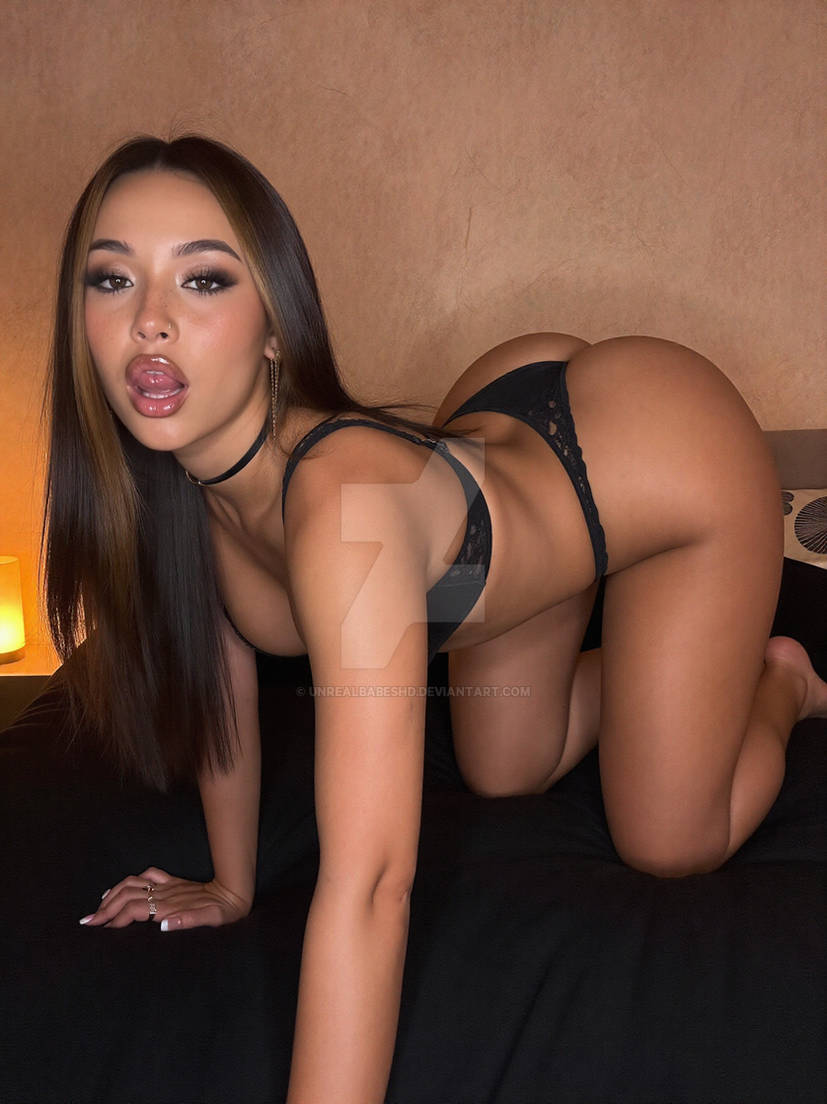
#> input picture photo.jpg, 827 x 1104 px
$ python -i detector.py   (imports and definitions only)
#> lines starting #> are read from the running program, lines starting #| are printed output that depends on the picture; after the words box and inside, x2 and y2 are one past the last pixel; in counts of white or black regions, pixels touching at a corner belong together
#> further down, picture is the input picture: shape (1104, 827, 3); mean B, G, R 60, 75.2, 109.9
"""Watermark detection.

Produces a binary mask marking the pixels that belong to a watermark so that
they can be inpainted away by :mod:`watermark_ai.remover`.

The detector is an *ensemble* of classic computer-vision techniques.  No single
heuristic is reliable on its own, so several complementary signals are combined:

* ``tophat``    - morphological top-hat / black-hat to isolate the thin, bright
                  or dark strokes that make up text / logo watermarks.
* ``periodic``  - frequency-domain analysis to catch tiled / repeated
                  watermarks (their regular spacing shows up as sharp peaks in
                  the FFT magnitude spectrum).
* ``color``     - distance to a user supplied watermark colour (e.g. the near
                  white of a typical semi-transparent logo).

All of the methods can be restricted to a region of interest (``roi``) when the
caller already knows roughly where the watermark sits, which dramatically
improves precision.
"""

from __future__ import annotations

from dataclasses import dataclass
from typing import Iterable, Optional, Sequence, Tuple

import cv2
import numpy as np


BBox = Tuple[int, int, int, int]  # (x, y, w, h)


@dataclass
class DetectionResult:
    """Result of a detection pass."""

    mask: np.ndarray            # uint8, 0 / 255, same H×W as the image
    boxes: list                 # list of (x, y, w, h) bounding boxes
    coverage: float             # fraction of the image flagged as watermark
    method: str                 # which method(s) produced the mask

    @property
    def found(self) -> bool:
        return self.coverage > 0.0


class WatermarkDetector:
    """Detects watermark pixels and returns a binary mask.

    Parameters
    ----------
    sensitivity:
        ``0.0`` – ``1.0``.  Higher values flag fainter watermarks at the cost of
        more false positives.  ``0.5`` is a sensible default.
    min_area_frac:
        Connected components smaller than this fraction of the image are
        discarded as noise.
    max_area_frac:
        Components larger than this fraction are discarded – a region that big
        is almost certainly real image content, not a watermark.
    """

    def __init__(
        self,
        sensitivity: float = 0.5,
        min_area_frac: float = 2e-4,
        max_area_frac: float = 0.6,
    ) -> None:
        self.sensitivity = float(np.clip(sensitivity, 0.0, 1.0))
        self.min_area_frac = min_area_frac
        self.max_area_frac = max_area_frac

    # ------------------------------------------------------------------ public
    def detect(
        self,
        image: np.ndarray,
        methods: Sequence[str] = ("tophat", "periodic"),
        roi: Optional[BBox] = None,
        color: Optional[Sequence[int]] = None,
    ) -> DetectionResult:
        """Run the requested detection ``methods`` and merge their masks.

        Parameters
        ----------
        image:
            BGR or BGRA image as returned by :func:`cv2.imread`.
        methods:
            Any combination of ``"tophat"``, ``"periodic"``, ``"color"``,
            ``"alpha"``.
        roi:
            Optional ``(x, y, w, h)`` region to restrict detection to.
        color:
            BGR colour used by the ``"color"`` method.
        """
#> called with methods = ('tophat', 'periodic')
        if image is None or image.size == 0:
            raise ValueError("image is empty")

        h, w = image.shape[:2]
#> h = 1104; w = 827
        gray = self._to_gray(image)

        combined = np.zeros((h, w), dtype=np.uint8)
        used: list = []

        for method in methods:
            if method == "tophat":
                m = self._detect_tophat(gray)
            elif method == "periodic":
                m = self._detect_periodic(gray)
            elif method == "color":
                if color is None:
                    continue
                m = self._detect_color(image, color)
            elif method == "alpha":
                m = self._detect_alpha(image)
            else:
                raise ValueError(f"unknown detection method: {method!r}")
            if m is not None and m.any():
                combined = cv2.bitwise_or(combined, m)
                used.append(method)
#> this loop made 2 passes
#> pass 1, in _detect_tophat, `_, mask = cv2.threshold(strokes, thresh, 255, cv2.THRESH_BINARY)`:
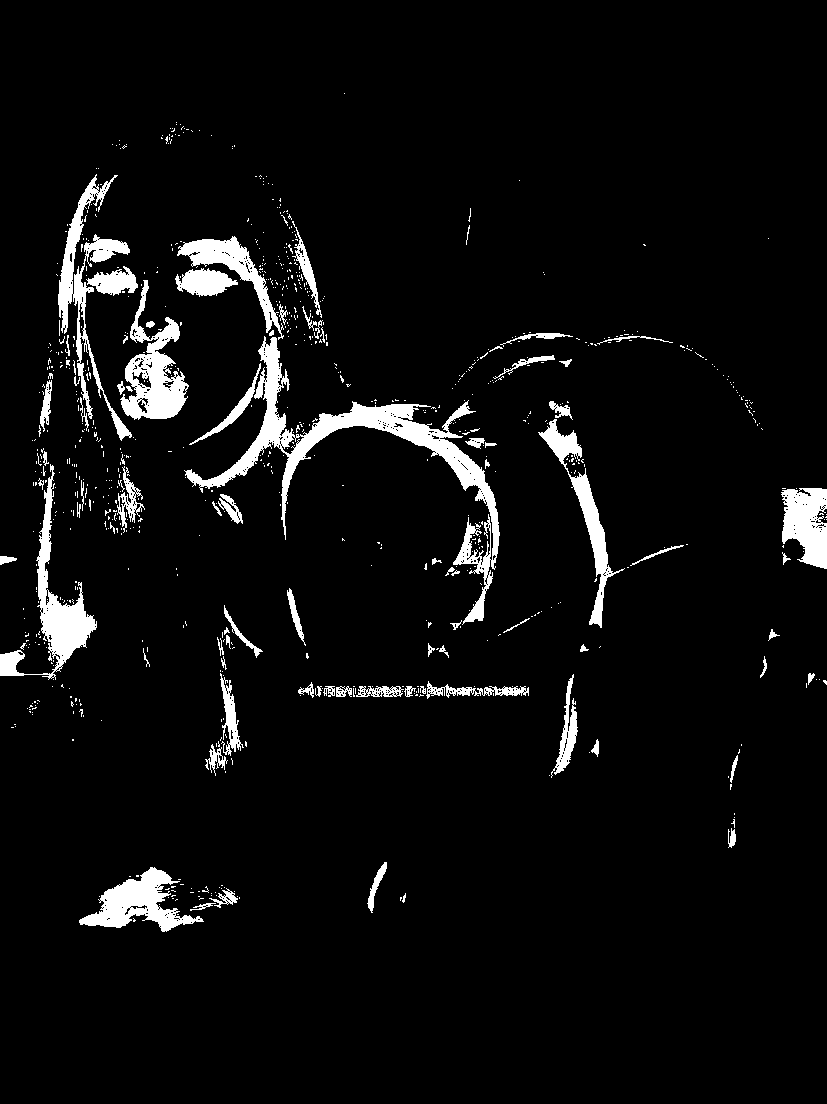
#> mask: shape (1104, 827); 5.2% white; 813 white regions (727 under 20 px), largest, box (x1, y1, x2, y2) and area: (184, 336, 500, 625) 10343, (0, 464, 97, 680) 4114, (58, 174, 132, 441) 3964
#> after the loop:
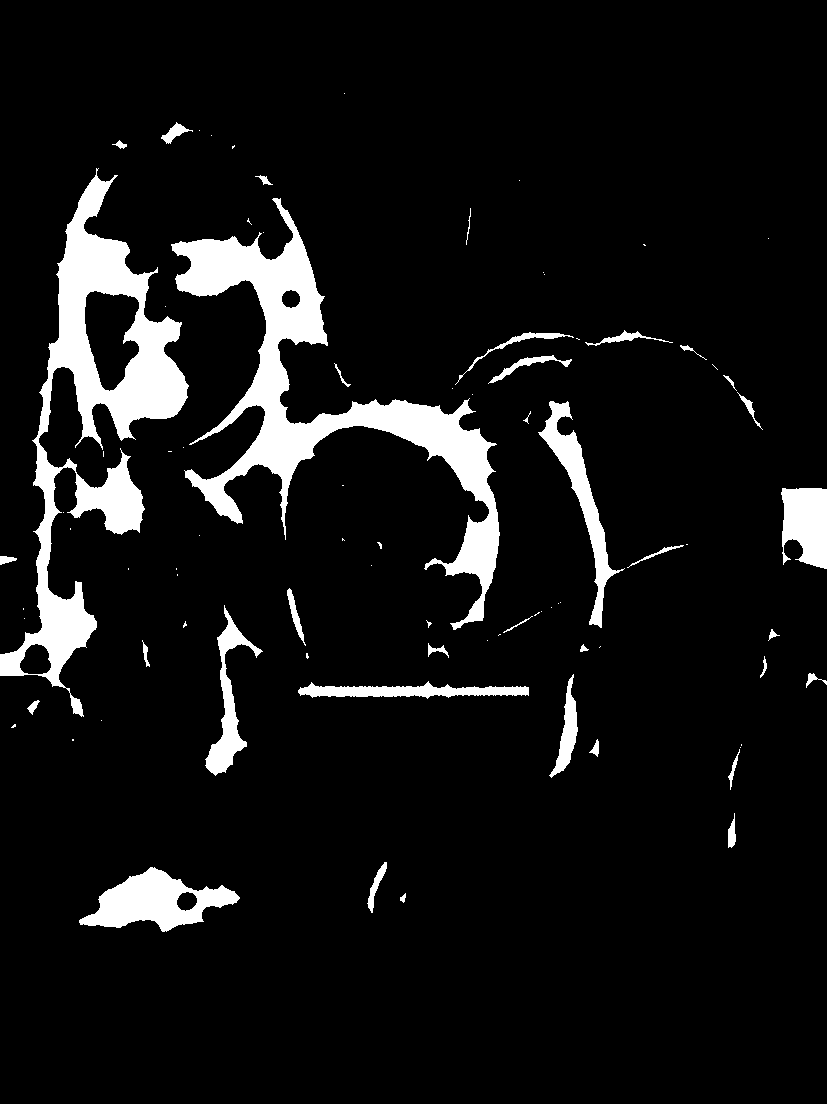
#> combined: shape (1104, 827); 8% white; 84 white regions (48 under 20 px), largest, box (x1, y1, x2, y2) and area: (171, 198, 500, 630) 26351, (0, 168, 189, 717) 25365, (79, 867, 240, 932) 5112
#> after the loop, used = ['tophat']

        if roi is not None:
            combined = self._apply_roi(combined, roi)

        combined = self._clean(combined)
        boxes = self._bounding_boxes(combined)
        coverage = float((combined > 0).mean())

        return DetectionResult(
            mask=combined,
            boxes=boxes,
            coverage=coverage,
            method="+".join(used) if used else "none",
        )

    # --------------------------------------------------------------- methods
    def _detect_tophat(self, gray: np.ndarray) -> np.ndarray:
        """Isolate thin bright/dark strokes (text & logo watermarks).

        Morphological top-hat extracts bright features smaller than the
        structuring element; black-hat extracts the dark ones.  Watermarks –
        whether lighter or darker than the underlying image – are thin relative
        to real content, so they survive this filter while large smooth regions
        do not.
        """
        h, w = gray.shape
        ksize = max(3, int(round(min(h, w) * 0.02)) | 1)  # odd kernel ~2% of side
        kernel = cv2.getStructuringElement(cv2.MORPH_ELLIPSE, (ksize, ksize))

        tophat = cv2.morphologyEx(gray, cv2.MORPH_TOPHAT, kernel)
        blackhat = cv2.morphologyEx(gray, cv2.MORPH_BLACKHAT, kernel)
        strokes = cv2.max(tophat, blackhat)

        # Adaptive threshold driven by sensitivity. Otsu gives a baseline; the
        # sensitivity knob shifts it lower (more aggressive) or higher.
        otsu, _ = cv2.threshold(strokes, 0, 255, cv2.THRESH_BINARY | cv2.THRESH_OTSU)
        thresh = otsu * (1.4 - 0.9 * self.sensitivity)
        thresh = float(np.clip(thresh, 5, 250))
        _, mask = cv2.threshold(strokes, thresh, 255, cv2.THRESH_BINARY)

        # Connect neighbouring strokes into solid blobs (whole words / logos).
        connect = cv2.getStructuringElement(cv2.MORPH_ELLIPSE, (ksize, ksize))
        mask = cv2.morphologyEx(mask, cv2.MORPH_CLOSE, connect)
        return mask

    def _detect_periodic(self, gray: np.ndarray) -> np.ndarray:
        """Detect tiled / repeated watermarks via the FFT spectrum.

        A watermark that repeats on a regular grid produces sharp off-centre
        peaks in the magnitude spectrum.  When such peaks are present we fall
        back to a top-hat mask over the whole frame (the repetition confirms a
        watermark exists, the strokes localise it).  When no periodicity is
        found we return an empty mask so this method contributes nothing.
        """
        f = np.fft.fftshift(np.fft.fft2(gray.astype(np.float32)))
        mag = np.log1p(np.abs(f))

        # Suppress the DC component / central cross which is always strong.
        ch, cw = (s // 2 for s in mag.shape)
        mag[ch - 2 : ch + 3, :] = 0
        mag[:, cw - 2 : cw + 3] = 0

        norm = (mag - mag.mean()) / (mag.std() + 1e-6)
        peaks = norm > (7.0 - 3.0 * self.sensitivity)
        # A handful of strong, isolated peaks ⇒ periodic texture is present.
        if 2 <= int(peaks.sum()) <= 400:
            return self._detect_tophat(gray)
        return np.zeros_like(gray)

    def _detect_color(self, image: np.ndarray, color: Sequence[int]) -> np.ndarray:
        """Flag pixels close to ``color`` (BGR)."""
        bgr = image[:, :, :3].astype(np.int16)
        target = np.array(color[:3], dtype=np.int16)
        dist = np.sqrt(((bgr - target) ** 2).sum(axis=2))
        tol = 30 + 90 * self.sensitivity
        return (dist < tol).astype(np.uint8) * 255

    def _detect_alpha(self, image: np.ndarray) -> np.ndarray:
        """Use a PNG alpha channel, if present, as the watermark mask.

        Semi-transparent watermarks baked into a 4-channel PNG expose
        themselves through partially transparent pixels.
        """
        if image.ndim != 3 or image.shape[2] != 4:
            return np.zeros(image.shape[:2], dtype=np.uint8)
        alpha = image[:, :, 3]
        partial = ((alpha > 0) & (alpha < 255)).astype(np.uint8) * 255
        return partial

    # --------------------------------------------------------------- helpers
    @staticmethod
    def _to_gray(image: np.ndarray) -> np.ndarray:
        if image.ndim == 2:
            return image
        if image.shape[2] == 4:
            return cv2.cvtColor(image, cv2.COLOR_BGRA2GRAY)
        return cv2.cvtColor(image, cv2.COLOR_BGR2GRAY)

    @staticmethod
    def _apply_roi(mask: np.ndarray, roi: BBox) -> np.ndarray:
        x, y, w, h = roi
        keep = np.zeros_like(mask)
        keep[y : y + h, x : x + w] = mask[y : y + h, x : x + w]
        return keep

    def _clean(self, mask: np.ndarray) -> np.ndarray:
        """Drop components that are too small (noise) or too big (content)."""
        if not mask.any():
            return mask
        total = mask.shape[0] * mask.shape[1]
#> total = 913008
        n, labels, stats, _ = cv2.connectedComponentsWithStats(mask, connectivity=8)
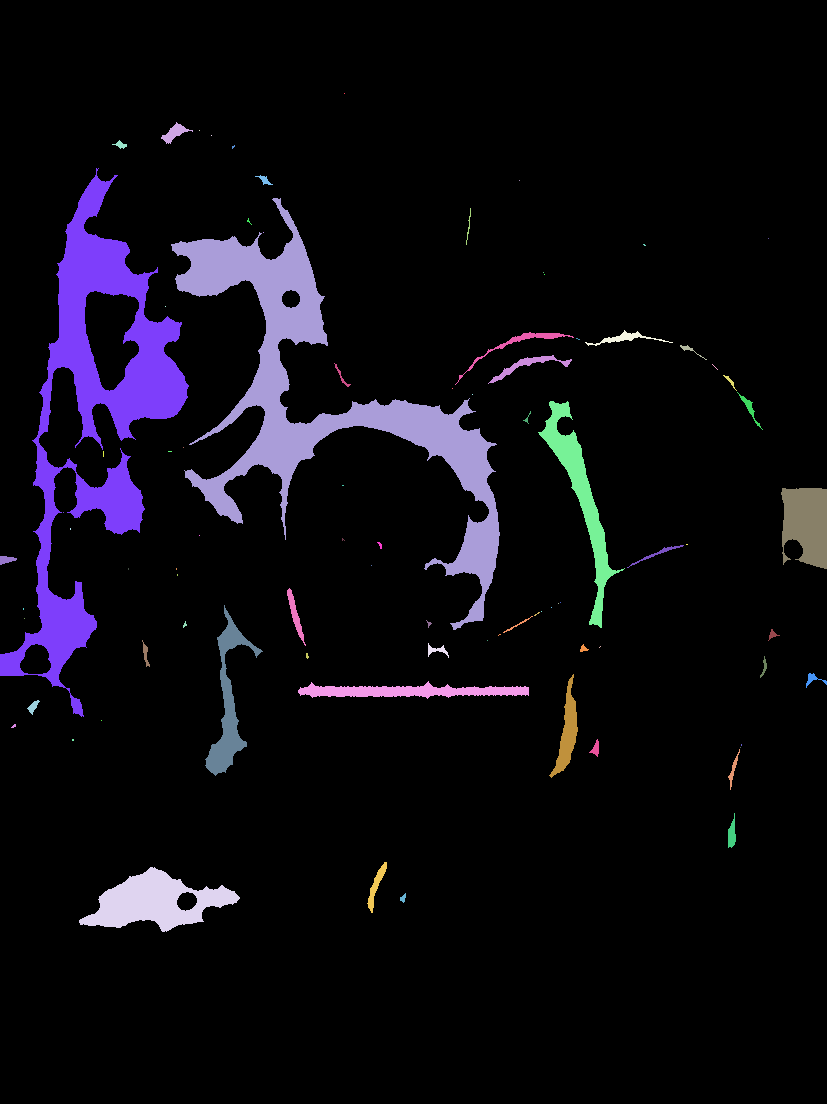
#> labels: shape (1104, 827) int32; 85 distinct labels, from 0 to 84; one colour per label, 0 black
#> n = 85; stats = 85 rows, first 6: [0, 0, 827, 1104, 839752], [344, 93, 1, 1, 1], [161, 122, 32, 22, 258], [199, 130, 1, 1, 1], [211, 135, 1, 1, 1], [112, 140, 15, 9, 59]
        out = np.zeros_like(mask)
        for i in range(1, n):
            area = stats[i, cv2.CC_STAT_AREA]
            frac = area / total
            if self.min_area_frac <= frac <= self.max_area_frac:
                out[labels == i] = 255
#> this loop made 84 passes
#> (area, frac) on passes 2, 5, 7, 8, 10, 11, 19, 20, 22, 23, 24, 26: (258, 0.000283), (59, 6.46e-05), (25365, 0.0278), (68, 7.45e-05), (26351, 0.0289), (43, 4.71e-05), (314, 0.000344), (451, 0.000494), (61, 6.68e-05), (448, 0.000491), (62, 6.79e-05), (45, 4.93e-05)
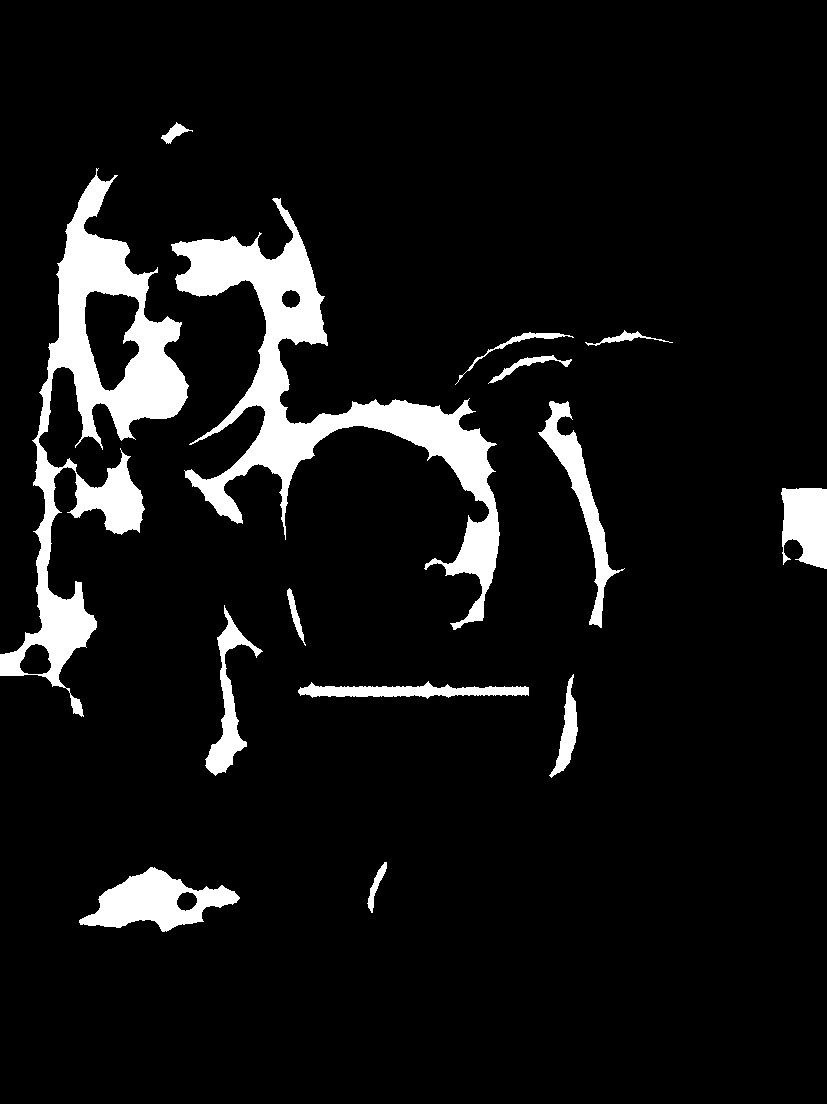
#> out: shape (1104, 827); 7.8% white; 14 white regions, largest, box (x1, y1, x2, y2) and area: (171, 198, 500, 630) 26351, (0, 168, 189, 717) 25365, (79, 867, 240, 932) 5112
        return out

    @staticmethod
    def _bounding_boxes(mask: np.ndarray) -> list:
        if not mask.any():
            return []
        n, _, stats, _ = cv2.connectedComponentsWithStats(mask, connectivity=8)
#> n = 15; stats = 15 rows, first 6: [0, 0, 827, 1104, 841659], [161, 122, 32, 22, 258], [0, 168, 189, 549, 25365], [171, 198, 329, 432, 26351], [585, 330, 88, 16, 314], [455, 332, 119, 53, 451]
        boxes = []
        for i in range(1, n):
            x = int(stats[i, cv2.CC_STAT_LEFT])
            y = int(stats[i, cv2.CC_STAT_TOP])
            w = int(stats[i, cv2.CC_STAT_WIDTH])
            h = int(stats[i, cv2.CC_STAT_HEIGHT])
            boxes.append((x, y, w, h))
#> this loop made 14 passes
#> (x, y, w, h) on passes 1 to 12: (161, 122, 32, 22), (0, 168, 189, 549), (171, 198, 329, 432), (585, 330, 88, 16), (455, 332, 119, 53), (488, 355, 84, 29), (538, 401, 87, 227), (781, 488, 46, 81), (287, 588, 19, 58), (205, 605, 58, 171), (549, 674, 29, 104), (298, 681, 231, 18)
#> after the loop, boxes = 14 items, first 6: (161, 122, 32, 22), (0, 168, 189, 549), (171, 198, 329, 432), (585, 330, 88, 16), (455, 332, 119, 53), (488, 355, 84, 29)
        return boxes

>>> import cv2
>>> picture = cv2.imread('../photo.jpg')
>>> result = WatermarkDetector().detect(picture)
#> in detect, `coverage = float((combined > 0).mean())`: coverage = 0.0781
